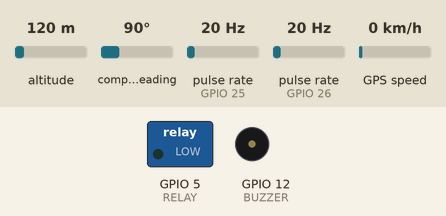
Simulated run of this sketch. Board: ESP32. On the bench: switched loads named in the sketch (green lamp = pin HIGH), buzzer (waves = sounding, pin HIGH). Wiring (inferred from the names in the program): 2 × pulse sensor: data GPIO 25 / data GPIO 26. The test bench sets the inputs (shaded band); at power-on: compass heading 90°, pulse rate (sensors on GPIO 25, GPIO 26) 20 Hz, altitude 120 m, GPS speed 0 km/h. WiFi joins after 1.5 s; servers stay silent unless stated; the GPS gets a fix after 3 s at 37.7749, -122.4194 with 8 satellites; what the sketch prints to the serial monitor is not drawn.

Above: at 4.0 s.
4.1 s: compass heading set to 180°
At 7.2 s:
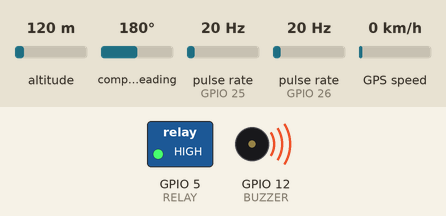
8.3 s: pulse rate (sensor on GPIO 25) set to 70 Hz
13.5 s: pulse rate (sensor on GPIO 25) set to 77 Hz
15.6 s: pulse rate (sensor on GPIO 25) set to 58 Hz
20.8 s: pulse rate (sensor on GPIO 25) set to 54 Hz
Timing chart, 0 to 23.3 s (numbered marks = the images above; inputs shaded):
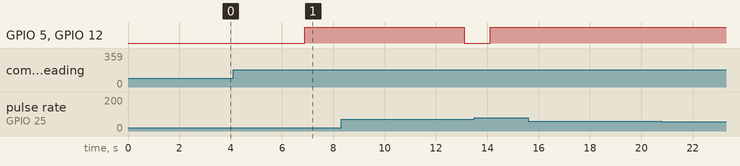

Measured:
- after the input at 4.1 s, GPIO 5 (RELAY), GPIO 12 (BUZZER): LOW → HIGH after 2.8 s
- after the input at 15.6 s, every drawn part: stays the same
- after the input at 20.8 s, every drawn part: stays the same

The sketch:

water_lekage_mail.ino
```cpp
// -------------------------------
// ✅ Blynk Device Info
#define BLYNK_TEMPLATE_ID "TMPL3FOJXO7wB"
#define BLYNK_TEMPLATE_NAME "water leakage monitoring system"
#define BLYNK_AUTH_TOKEN "tfWuQfOOzog7yqQuQ9kzETK1b4gJezIC"
// -------------------------------

#define BLYNK_PRINT Serial

#include <WiFi.h>
#include <BlynkSimpleEsp32.h>
#include <TinyGPS++.h>
#include <ESP_Mail_Client.h>

// -------------------------------
// Wi-Fi Credentials
char ssid[] = "Tatti";
char pass[] = "8180983906";

// -------------------------------
// Gmail SMTP Info
#define SMTP_HOST "smtp.gmail.com"
#define SMTP_PORT 465
#define AUTHOR_EMAIL "mahawatermonitoring18@gmail.com"        // Sender Gmail
#define AUTHOR_PASSWORD "rtoxdspcmiqummrp"       // App password (16 chars)
#define RECIPIENT_EMAIL "abhishekspatil1805@gmail.com" // Where to send alert

SMTPSession smtp;
ESP_Mail_Session session;
SMTP_Message message;

// -------------------------------
// GPS Setup
TinyGPSPlus gps;
#define GPS_RX_PIN 16
#define GPS_TX_PIN 17
#define GPS_BAUD 9600

// -------------------------------
// Flow Sensors + Actuators
#define RELAY 5
#define BUZZER 12
#define SENSOR1 25
#define SENSOR2 26

// Flow Sensor 1 Variables
long currentMillis1 = 0;
long previousMillis1 = 0;
int interval1 = 1000;
float calibrationFactor1 = 6;
volatile byte pulseCount1;
byte pulse1Sec1 = 0;
float flowRate1;
unsigned int flowMilliLitres1;
unsigned long totalMilliLitres1;

void IRAM_ATTR pulseCounter1() { pulseCount1++; }

// Flow Sensor 2 Variables
long currentMillis2 = 0;
long previousMillis2 = 0;
int interval2 = 1000;
float calibrationFactor2 = 6;
volatile byte pulseCount2;
byte pulse1Sec2 = 0;
float flowRate2;
unsigned int flowMilliLitres2;
unsigned long totalMilliLitres2;

void IRAM_ATTR pulseCounter2() { pulseCount2++; }

// -------------------------------
void setup() {
  Serial.begin(115200);
  delay(1000);
  Serial.println("🚀 IoT Water Leakage + GPS System");

  // Initialize Wi-Fi + Blynk
  Blynk.begin(BLYNK_AUTH_TOKEN, ssid, pass);

  // Initialize GPS
  Serial2.begin(GPS_BAUD, SERIAL_8N1, GPS_RX_PIN, GPS_TX_PIN);

  // Pins
  pinMode(SENSOR1, INPUT_PULLUP);
  pinMode(SENSOR2, INPUT_PULLUP);
  pinMode(RELAY, OUTPUT);
  pinMode(BUZZER, OUTPUT);

  attachInterrupt(digitalPinToInterrupt(SENSOR1), pulseCounter1, FALLING);
  attachInterrupt(digitalPinToInterrupt(SENSOR2), pulseCounter2, FALLING);

  // SMTP Gmail setup
  session.server.host_name = SMTP_HOST;
  session.server.port = SMTP_PORT;
  session.login.email = AUTHOR_EMAIL;
  session.login.password = AUTHOR_PASSWORD;
  session.time.ntp_server = "pool.ntp.org";
  session.time.gmt_offset = 330;  // India +5:30
  session.time.day_light_offset = 0;
}

// -------------------------------
// Function to send Gmail alert
void sendLeakageEmail(float lat, float lon) {
  if (!smtp.connect(&session)) {
    Serial.println("❌ SMTP connection failed.");
    return;
  }

  String mapLink = "https://www.google.com/maps?q=" + String(lat, 6) + "," + String(lon, 6);
  String messageText = "🚨 Water Leakage Detected!\nLocation: " + mapLink;

  message.sender.name = "ESP32 Water System";
  message.sender.email = AUTHOR_EMAIL;
  message.subject = "⚠ Water Leakage Alert!";
  message.addRecipient("Owner", RECIPIENT_EMAIL);
  message.text.content = messageText.c_str();

  if (MailClient.sendMail(&smtp, &message)) {
    Serial.println("✅ Email sent successfully!");
  } else {
    Serial.println("❌ Email sending failed!");
  }
  smtp.closeSession();
}

// -------------------------------
void loop() {
  Blynk.run();

  // Read GPS continuously
  while (Serial2.available() > 0) {
    gps.encode(Serial2.read());
  }

  // -------------------------------
  // Flow Sensor 1
  currentMillis1 = millis();
  if (currentMillis1 - previousMillis1 > interval1) {
    pulse1Sec1 = pulseCount1;
    pulseCount1 = 0;
    flowRate1 = ((1000.0 / (currentMillis1 - previousMillis1)) * pulse1Sec1) / calibrationFactor1;
    previousMillis1 = currentMillis1;
    flowMilliLitres1 = (flowRate1 / 60) * 1000;
    totalMilliLitres1 += flowMilliLitres1;

    Serial.print("Flow rate1: ");
    Serial.print(int(flowRate1));
    Serial.println(" mL/S");

    Blynk.virtualWrite(V0, int(flowRate1));
  }

  // Flow Sensor 2
  currentMillis2 = millis();
  if (currentMillis2 - previousMillis2 > interval2) {
    pulse1Sec2 = pulseCount2;
    pulseCount2 = 0;
    flowRate2 = ((1000.0 / (currentMillis2 - previousMillis2)) * pulse1Sec2) / calibrationFactor2;
    previousMillis2 = currentMillis2;
    flowMilliLitres2 = (flowRate2 / 60) * 1000;
    totalMilliLitres2 += flowMilliLitres2;

    Serial.print("Flow rate2: ");
    Serial.print(int(flowRate2));
    Serial.println(" mL/S");

    Blynk.virtualWrite(V1, int(flowRate2));
  }

  // -------------------------------
  // Leakage Detection
  if (flowRate2 < flowRate1 && flowRate2 < 8) {
    Serial.println("⚠ Water Leakage Detected!");
    digitalWrite(RELAY, HIGH);
    digitalWrite(BUZZER, HIGH);
    Blynk.logEvent("flow_notify", "🚨 Water Leakage Detected!");

    // Send Gmail alert if GPS fix is available
    if (gps.location.isValid()) {
      sendLeakageEmail(gps.location.lat(), gps.location.lng());
    } else {
      Serial.println("⚠ GPS location not available yet.");
    }
    delay(5000); // Optional delay to avoid sending multiple emails too quickly
  } else {
    digitalWrite(RELAY, LOW);
    digitalWrite(BUZZER, LOW);
  }

  delay(200); // Small loop delay
}
```
